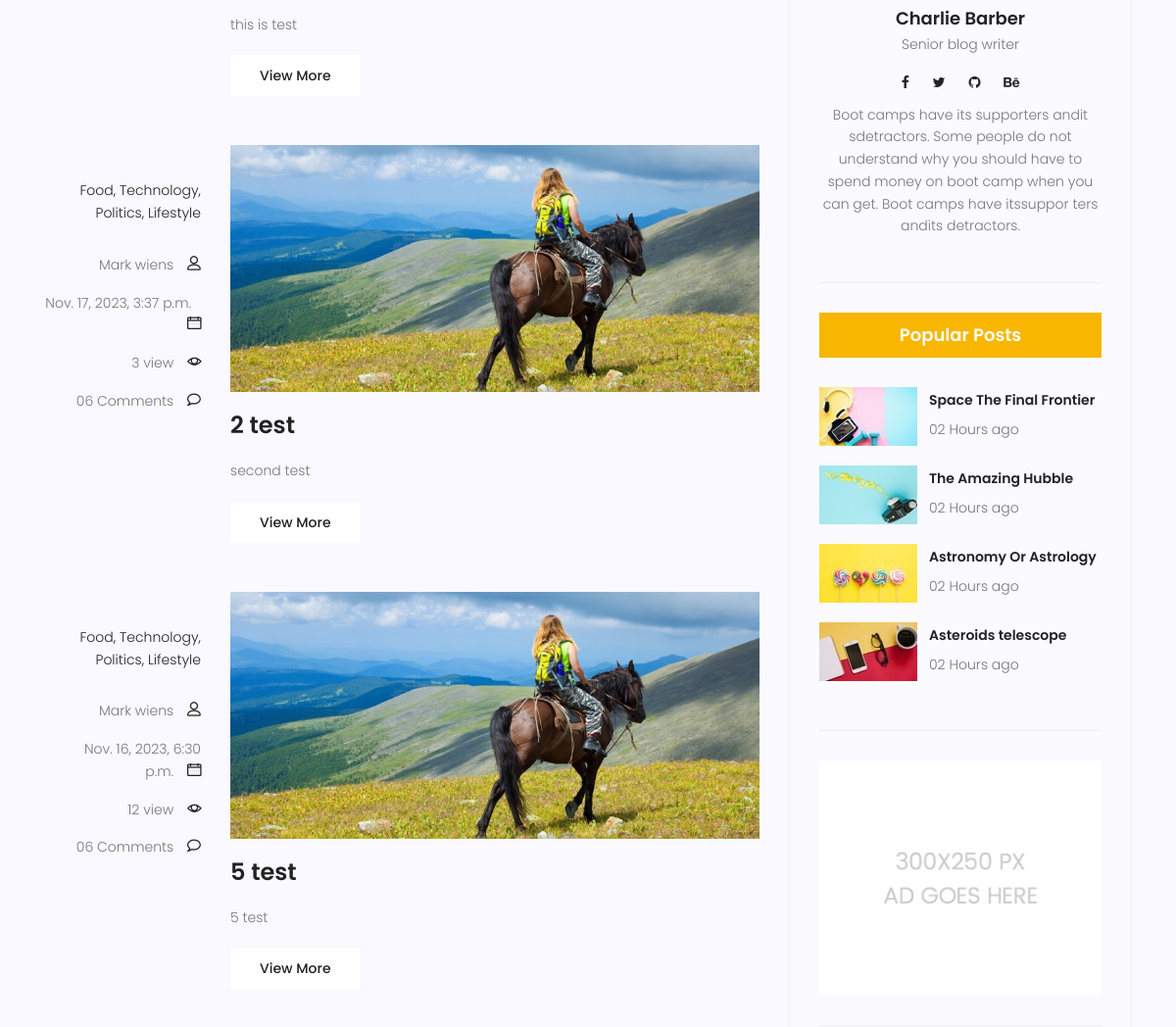
/blog/ (middle part), run on an earlier commit of the app's database.
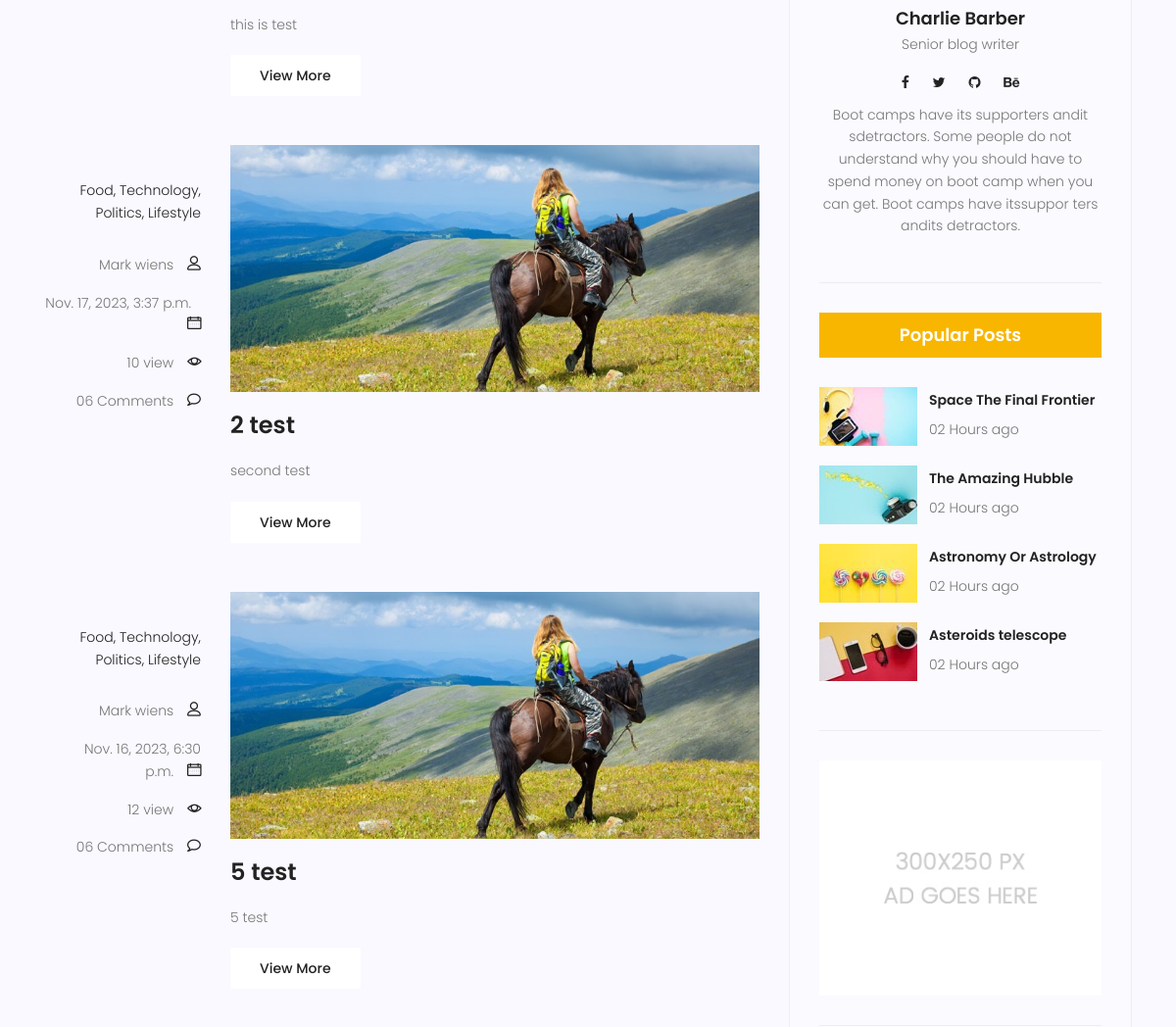
And on a later commit of the database.
### blog/models.py (models this page shows, shortened)
class post(models.Model):
    title=models.CharField(max_length=220)
    content=models.TextField(max_length=330)
    counted_view=models.IntegerField(default=0)
    status=models.BooleanField(default=False)
    created_date=models.DateField(auto_now_add=True)
    updated_date=models.DateTimeField(auto_now=True,)
    published_date=models.DateTimeField(null=True)
    class Meta:
        db_table_comment = "Question answers"
        verbose_name='پست'
        verbose_name_plural='پست ها'

### blog/views.py (the view)
# urls.py: path('',blog_home,name='blog_home'),
def blog_home(request):
    current_time = timezone.now()
    posts = post.objects.filter(published_date__lte=current_time, status=1)
    context = {'postha': posts}
    return render(request, 'blog-home.html', context)

### templates/blog-home.html (shortened to what this page needs)
{% extends "basic.html" %}
{% load static %}
{% block content %}
<!DOCTYPE html>
<html lang="zxx" class="no-js">
<head>
	<link rel="stylesheet" href="{% static 'css/linearicons.css' %}">
	<link rel="stylesheet" href="{% static 'css/font-awesome.min.css' %}">
	<link rel="stylesheet" href="{% static 'css/bootstrap.css' %}">
	<link rel="stylesheet" href="{% static 'css/magnific-popup.css' %}">
	<link rel="stylesheet" href="{% static 'css/jquery-ui.css' %}">
	<link rel="stylesheet" href="{% static 'css/nice-select.css' %}">
	<link rel="stylesheet" href="{% static 'css/animate.min.css' %}">
	<link rel="stylesheet" href="{% static 'css/owl.carousel.css' %}">
	<link rel="stylesheet" href="{% static 'css/main.css' %}">
</head>
<body>
	<section class="post-content-area">
		<div class="container">
			<div class="row">
				<div class="col-lg-8 posts-list">
					{% for i in postha %}
					<div class="single-post row">
						<div class="col-lg-3  col-md-3 meta-details">
							<ul class="tags">
								<li><a href="#">Food,</a></li>
								<li><a href="#">Technology,</a></li>
								<li><a href="#">Politics,</a></li>
								<li><a href="#">Lifestyle</a></li>
							</ul>
							<div class="user-details row">
								<p class="user-name col-lg-12 col-md-12 col-6"><a href="#">Mark wiens</a> <span
										class="lnr lnr-user"></span></p>
								<p class="date col-lg-12 col-md-12 col-6"><a href="#">{{i.published_date}}</a> <span
										class="lnr lnr-calendar-full"></span></p>
								<p class="view col-lg-12 col-md-12 col-6"><a href="#">{{ i.counted_view }} view</a> <span
										class="lnr lnr-eye"></span></p>
								<p class="comments col-lg-12 col-md-12 col-6"><a href="#">06 Comments</a> <span
										class="lnr lnr-bubble"></span></p>
							</div>
						</div>
						<div class="col-lg-9 col-md-9 ">
							<div class="feature-img">
								<img class="img-fluid" src="{% static 'img/blog/feature-img1.jpg' %}" alt="">
							</div>
							<a class="posts-title" href="blog/{{ i.pk }}">
								<h3>{{i.title}}</h3>
							</a>
							<p class="excert">
								{{i.content}}
							</p>
							<a href="blog/{{ i.pk }}" class="primary-btn">View More</a>
						</div>
					</div>
					{% endfor %}
				</div>
				<div class="col-lg-4 sidebar-widgets">
					<div class="widget-wrap">
						<div class="single-sidebar-widget user-info-widget">
							<a href="#">
								<h4>Charlie Barber</h4>
							</a>
							<p>
								Senior blog writer
							</p>
							<ul class="social-links">
								<li><a href="#"><i class="fa fa-facebook"></i></a></li>
								<li><a href="#"><i class="fa fa-twitter"></i></a></li>
								<li><a href="#"><i class="fa fa-github"></i></a></li>
								<li><a href="#"><i class="fa fa-behance"></i></a></li>
							</ul>
							<p>
								Boot camps have its supporters andit sdetractors. Some people do not understand why you
								should have to spend money on boot camp when you can get. Boot camps have itssuppor ters
								andits detractors.
							</p>
						</div>
						<div class="single-sidebar-widget popular-post-widget">
							<h4 class="popular-title">Popular Posts</h4>
							<div class="popular-post-list">
								<div class="single-post-list d-flex flex-row align-items-center">
									<div class="thumb">
										<img class="img-fluid" src="{% static 'img/blog/pp1.jpg' %}" alt="">
									</div>
									<div class="details">
										<a href="blog/{{ i.pk }}"">
											<h6>Space The Final Frontier</h6>
										</a>
										<p>02 Hours ago</p>
									</div>
								</div>
								<div class="single-post-list d-flex flex-row align-items-center">
									<div class="thumb">
										<img class="img-fluid" src="{% static 'img/blog/pp2.jpg' %}" alt="">
									</div>
									<div class="details">
										<a href="blog-single.html">
											<h6>The Amazing Hubble</h6>
										</a>
										<p>02 Hours ago</p>
									</div>
								</div>
								<div class="single-post-list d-flex flex-row align-items-center">
									<div class="thumb">
										<img class="img-fluid" src="{% static 'img/blog/pp3.jpg' %}" alt="">
									</div>
									<div class="details">
										<a href="blog-single.html">
											<h6>Astronomy Or Astrology</h6>
										</a>
										<p>02 Hours ago</p>
									</div>
								</div>
								<div class="single-post-list d-flex flex-row align-items-center">
									<div class="thumb">
										<img class="img-fluid" src="{% static 'img/blog/pp4.jpg' %}" alt="">
									</div>
									<div class="details">
										<a href="blog-single.html">
											<h6>Asteroids telescope</h6>
										</a>
										<p>02 Hours ago</p>
									</div>
								</div>
							</div>
						</div>
						<div class="single-sidebar-widget ads-widget">
							<a href="#"><img class="img-fluid" src="{% static 'img/blog/ads-banner.jpg' %}" alt=""></a>
						</div>
					</div>
				</div>
			</div>
		</div>
	</section>
</body>
</html>
{% endblock %}

### templates/basic.html (shortened to what this page needs)
{% load static %}
<!DOCTYPE html>
<html lang="zxx" class="no-js">
<head>
	<link rel="stylesheet" href="{% static 'css/linearicons.css' %}">
	<link rel="stylesheet" href="{% static 'css/font-awesome.min.css' %}">
	<link rel="stylesheet" href="{% static 'css/bootstrap.css' %}">
	<link rel="stylesheet" href="{% static 'css/magnific-popup.css' %}">
	<link rel="stylesheet" href="{% static 'css/jquery-ui.css' %}">
	<link rel="stylesheet" href="{% static 'css/nice-select.css' %}">
	<link rel="stylesheet" href="{% static 'css/animate.min.css' %}">
	<link rel="stylesheet" href="{% static 'css/owl.carousel.css' %}">
	<link rel="stylesheet" href="{% static 'css/main.css' %}">
</head>
<body>
	{% block content %}
	{% endblock %}

### statics/css/main.css (style rules this page uses)
body { color: #777777; font-family: "Poppins", sans-serif; font-size: 14px; font-weight: 300; line-height: 1.625em; position: relative; }
ol, ul { margin: 0; padding: 0; list-style: none; }
h1, h2, h3, h4, h5, h6 { font-family: "Poppins", sans-serif; color: #222222; line-height: 1.2em !important; margin-bottom: 0; margin-top: 0; font-weight: 600; }
h3, .h3 { font-size: 24px; }
h4, .h4 { font-size: 18px; }
h6, .h6 { font-size: 14px; color: #222222; }
h3 { font-size: 24px; }
h4 { font-size: 18px; }
h6 { font-size: 14px; }
h1, h2, h3, h4, h5, h6 { line-height: 1.5em; }
.primary-btn { background: #f8b600; line-height: 42px; padding-left: 30px; padding-right: 30px; border: none; color: #fff; display: inline-block; font-size: 14px; font-weight: 500; position: relative; -webkit-transition: all 0.3s ease 0s; -moz-transition: all 0.3s ease 0s; -o-transition: all 0.3s ease 0s; transition: all 0.3s ease 0s; cursor: pointer; position: relative; }
.post-content-area { background-color: #f9f9ff; }
.post-content-area .single-post { margin-bottom: 50px; }
.post-content-area .single-post .meta-details { text-align: right; margin-top: 35px; }
.post-content-area .single-post .meta-details .tags { margin-bottom: 30px; }
.post-content-area .single-post .meta-details .tags li { display: inline-block; font-size: 14px; }
.post-content-area .single-post .meta-details .tags li a { color: #222; -webkit-transition: all 0.3s ease 0s; -moz-transition: all 0.3s ease 0s; -o-transition: all 0.3s ease 0s; transition: all 0.3s ease 0s; }
.post-content-area .single-post .user-name a, .post-content-area .single-post .date a, .post-content-area .single-post .view a, .post-content-area .single-post .comments a { color: #777777; margin-right: 10px; -webkit-transition: all 0.3s ease 0s; -moz-transition: all 0.3s ease 0s; -o-transition: all 0.3s ease 0s; transition: all 0.3s ease 0s; }
.post-content-area .single-post .user-name .lnr, .post-content-area .single-post .date .lnr, .post-content-area .single-post .view .lnr, .post-content-area .single-post .comments .lnr { font-weight: 900; color: #222; }
.post-content-area .single-post .feature-img img { width: 100%; }
.post-content-area .single-post .posts-title h3 { margin: 20px 0px; }
.post-content-area .single-post .excert { margin-bottom: 20px; }
.post-content-area .single-post .primary-btn { background: #fff !important; color: #222 !important; -webkit-transition: all 0.3s ease 0s; -moz-transition: all 0.3s ease 0s; -o-transition: all 0.3s ease 0s; transition: all 0.3s ease 0s; border-radius: 0px !important; }
.posts-list .posts-title h3 { -webkit-transition: all 0.3s ease 0s; -moz-transition: all 0.3s ease 0s; -o-transition: all 0.3s ease 0s; transition: all 0.3s ease 0s; }
.sidebar-widgets { padding-bottom: 120px; }
.widget-wrap { background: #fafaff; padding: 20px 0px; border: 1px solid #eee; }
.widget-wrap .single-sidebar-widget { margin: 30px 30px; padding-bottom: 30px; border-bottom: 1px solid #eee; }
.widget-wrap .user-info-widget { text-align: center; }
.widget-wrap .user-info-widget a h4 { margin-top: 40px; margin-bottom: 5px; -webkit-transition: all 0.3s ease 0s; -moz-transition: all 0.3s ease 0s; -o-transition: all 0.3s ease 0s; transition: all 0.3s ease 0s; }
.widget-wrap .user-info-widget .social-links li { display: inline-block; margin-bottom: 10px; }
.widget-wrap .user-info-widget .social-links li a { color: #222; padding: 10px; font-size: 14px; -webkit-transition: all 0.3s ease 0s; -moz-transition: all 0.3s ease 0s; -o-transition: all 0.3s ease 0s; transition: all 0.3s ease 0s; }
.widget-wrap .popular-post-widget .popular-title { background: #f8b600; color: #fff; text-align: center; padding: 12px 0px; }
.widget-wrap .popular-post-widget .popular-post-list { margin-top: 30px; }
.widget-wrap .popular-post-widget .popular-post-list .thumb img { width: 100%; }
.widget-wrap .popular-post-widget .single-post-list { margin-bottom: 20px; }
.widget-wrap .popular-post-widget .single-post-list .details { margin-left: 12px; }
.widget-wrap .popular-post-widget .single-post-list .details h6 { font-weight: 600; margin-bottom: 10px; -webkit-transition: all 0.3s ease 0s; -moz-transition: all 0.3s ease 0s; -o-transition: all 0.3s ease 0s; transition: all 0.3s ease 0s; }
.widget-wrap .popular-post-widget .single-post-list .details p { margin-bottom: 0px; }
.widget-wrap .ads-widget img { width: 100%; }

What changed in the data, as far as the page shows it:
changed post "2 test": counted_view "3" → "10"
